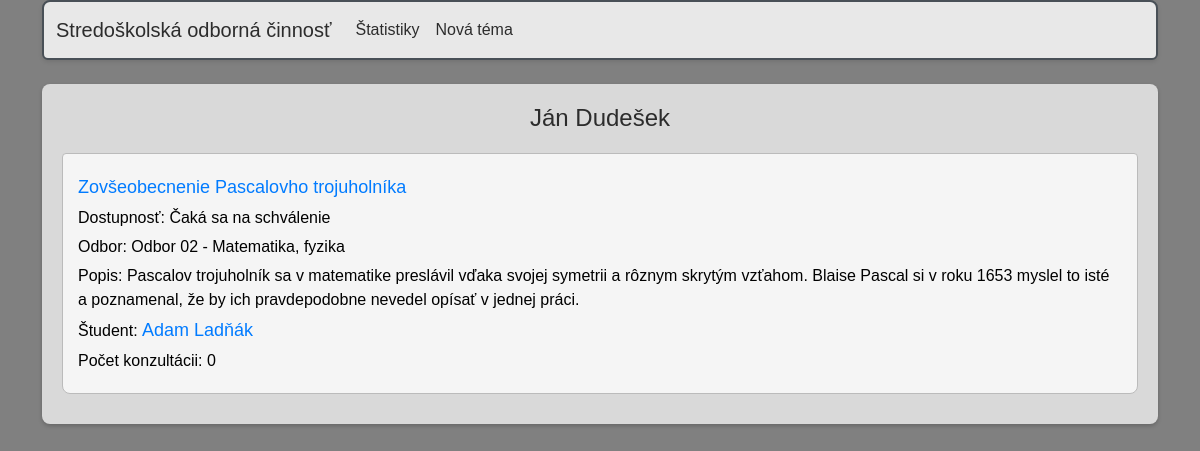
Page /soc/ucitel/4/ on the committed database.
### soc/models.py (models this page shows, shortened)
class Ucitel(models.Model):
    meno = models.CharField(max_length=20)
    priezvisko = models.CharField(max_length=20)
    email = models.EmailField(max_length = 254)
    heslo = models.CharField(max_length=32)
    def __str__(self):
        return f"{self.meno} {self.priezvisko}"
    class Meta:
        verbose_name = "Učiteľ"
        verbose_name_plural = "Učitelia"
        ordering = ["priezvisko"]

class Tema(models.Model):
    nazov = models.CharField(max_length=40)
    popis = models.TextField()
    konzultant = models.ForeignKey(Ucitel, on_delete=models.SET_NULL, null=True)
    student = models.ForeignKey(Student, on_delete=models.SET_NULL, null=True, blank=True)
    odbor = models.ForeignKey(Odbor, on_delete=models.SET_NULL, null=True)
    dostupnost = models.ForeignKey(Dostupnost, on_delete=models.SET_NULL, null=True)
    pocet_konzultacii = models.IntegerField()
    class Meta:
        verbose_name = "Téma"
        verbose_name_plural = "Témy"

class Dostupnost(models.Model):
    nazov = models.CharField(max_length = 25)
    def __str__(self):
        return f"{self.nazov}"
    class Meta:
        verbose_name = "Dostupnosť"
        verbose_name_plural = "Dostupnosť"

class Odbor(models.Model):
    nazov = models.CharField(max_length=80)
    def __str__(self):
        return f"{self.nazov}"
    class Meta:
        verbose_name = "Odbor"
        verbose_name_plural = "Odbory"

class Student(models.Model):
    meno = models.CharField(max_length=20)
    priezvisko = models.CharField(max_length=20)
    email = models.EmailField(max_length = 254)
    heslo = models.CharField(max_length=32)
    trieda = models.CharField(max_length=10)
    def __str__(self):
        return f"{self.meno} {self.priezvisko}"
    class Meta:
        verbose_name = "Študent"
        verbose_name_plural = "Študenti"
        ordering = ["priezvisko"]

### soc/views.py (the view)
# urls.py: path('ucitel/<ucitel>/', views.vypis_ucitela, name='ucitel'),
def vypis_ucitela(request, ucitel):
    ucitel = Ucitel.objects.get(id = ucitel)
    temy = Tema.objects.filter(konzultant = ucitel)
    return render(request, "soc/ucitel_temy.html", {"ucitel":ucitel, "temy":temy})

### soc/templates/soc/ucitel_temy.html (shortened to what this page needs)
{% extends "base.html" %}
{%load static%}
{% block content %}
<link rel="stylesheet" href="{% static 'soc/style_index.css' %}">
        {%if ucitel%}
        <ul class= "list-group">
            {% for tema in temy %}
            <div class="container tp-3">
                <h2>{{ucitel}}</h2>
                <li class="list-group-item">
                    <p><a class= "link-offset-2 link-underline link-underline-opacity-0"  href="{% url 'tema' tema=tema.id %}">{{tema.nazov}}</a></p>
                    <p>Dostupnosť: {{tema.dostupnost}}</p>
                    <p>Odbor: {{tema.odbor}}</p>
                    <p>Popis: {{tema.popis}}</p>
                {% if tema.student%}
                <p>Študent: <a class= "link-offset-2 link-underline link-underline-opacity-0"  href="{% url 'student' student=tema.student.id %}">{{tema.student}}</a></p>
                {%else%}
                <p>Študent: Voľné</p>
                {%endif%}
                <p>Počet konzultácii: {{tema.pocet_konzultacii}}</p>
                </li>
            </div>
            {%endfor%}
        </ul>
        {%endif%}
{% endblock %}

### soc/static/soc/style_index.css (style rules this page uses)
body { font-family: Arial, sans-serif; color: #2c2c2c; background-color: #808080; margin: 0; padding: 20px; }
.container.tp-3 { background-color: #d9d9d9; padding: 20px; border-radius: 8px; box-shadow: 0 2px 4px rgba(0, 0, 0, 0.2); }
h2 { text-align: center; color: #2c2c2c; font-size: 24px; margin-bottom: 20px; }
ul.list-group { padding: 0; list-style-type: none; }
li.list-group-item { background-color: #f5f5f5; padding: 15px; margin-bottom: 10px; border: 1px solid #bbb; border-radius: 4px; }
li.list-group-item a { color: #007bff; text-decoration: none; font-size: 18px; }
p { margin: 0 0 10px 0; color: black; }
ul.list-group { list-style-type: none; padding: 0; }
.list-group-item { background-color: #fff; border: 1px solid #ddd; border-radius: 4px; padding: 10px; margin-bottom: 10px; }
.list-group-item p { margin: 5px 0; }

### rows in the picture
Tema: nazov "Zovšeobecnenie Pascalovho trojuholníka", dostupnost "Čaká sa na schválenie", odbor "Odbor 02 - Matematika, fyzika", popis "Pascalov trojuholník sa v matematike preslávil vďaka svojej symetrii a rôznym skrytým vzťahom. Blaise Pascal si v roku 1653 myslel to isté a poznamenal, že by ich pravdepodobne nevedel opísať v jednej práci.", student "Adam Ladňák", pocet_konzultacii "0"
Ucitel: meno+priezvisko "Ján Dudešek"
